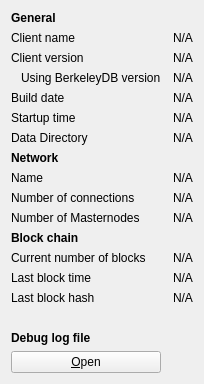
     <widget class="QWidget" name="tab_info">
      <attribute name="title">
       <string>&amp;Information</string>
      </attribute>
      <layout class="QGridLayout" name="gridLayout" columnstretch="0,0">
       <property name="horizontalSpacing">
        <number>12</number>
       </property>
       <item row="0" column="0">
        <widget class="QLabel" name="generalHeader">
         <property name="font">
          <font>
           <weight>75</weight>
           <bold>true</bold>
          </font>
         </property>
         <property name="text">
          <string>General</string>
         </property>
        </widget>
       </item>
       <item row="1" column="0">
        <widget class="QLabel" name="clientNameLabel">
         <property name="text">
          <string>Client name</string>
         </property>
        </widget>
       </item>
       <item row="1" column="1">
        <widget class="QLabel" name="clientName">
         <property name="cursor">
          <cursorShape>IBeamCursor</cursorShape>
         </property>
         <property name="text">
          <string>N/A</string>
         </property>
         <property name="textFormat">
          <enum>Qt::PlainText</enum>
         </property>
         <property name="textInteractionFlags">
          <set>Qt::LinksAccessibleByMouse|Qt::TextSelectableByKeyboard|Qt::TextSelectableByMouse</set>
         </property>
        </widget>
       </item>
       <item row="2" column="0">
        <widget class="QLabel" name="clientVersionLabel">
         <property name="text">
          <string>Client version</string>
         </property>
        </widget>
       </item>
       <item row="2" column="1">
        <widget class="QLabel" name="clientVersion">
         <property name="cursor">
          <cursorShape>IBeamCursor</cursorShape>
         </property>
         <property name="text">
          <string>N/A</string>
         </property>
         <property name="textFormat">
          <enum>Qt::PlainText</enum>
         </property>
         <property name="textInteractionFlags">
          <set>Qt::LinksAccessibleByMouse|Qt::TextSelectableByKeyboard|Qt::TextSelectableByMouse</set>
         </property>
        </widget>
       </item>
       <item row="3" column="0">
        <widget class="QLabel" name="berkeleyDBVersionLabel">
         <property name="text">
          <string>Using BerkeleyDB version</string>
         </property>
         <property name="indent">
          <number>10</number>
         </property>
        </widget>
       </item>
       <item row="3" column="1">
        <widget class="QLabel" name="berkeleyDBVersion">
         <property name="cursor">
          <cursorShape>IBeamCursor</cursorShape>
         </property>
         <property name="text">
          <string>N/A</string>
         </property>
         <property name="textFormat">
          <enum>Qt::PlainText</enum>
         </property>
         <property name="textInteractionFlags">
          <set>Qt::LinksAccessibleByMouse|Qt::TextSelectableByKeyboard|Qt::TextSelectableByMouse</set>
         </property>
        </widget>
       </item>
       <item row="4" column="0">
        <widget class="QLabel" name="buildDateLabel">
         <property name="text">
          <string>Build date</string>
         </property>
        </widget>
       </item>
       <item row="4" column="1">
        <widget class="QLabel" name="buildDate">
         <property name="cursor">
          <cursorShape>IBeamCursor</cursorShape>
         </property>
         <property name="text">
          <string>N/A</string>
         </property>
         <property name="textFormat">
          <enum>Qt::PlainText</enum>
         </property>
         <property name="textInteractionFlags">
          <set>Qt::LinksAccessibleByMouse|Qt::TextSelectableByKeyboard|Qt::TextSelectableByMouse</set>
         </property>
        </widget>
       </item>
       <item row="5" column="0">
        <widget class="QLabel" name="startupTimeLabel">
         <property name="text">
          <string>Startup time</string>
         </property>
        </widget>
       </item>
       <item row="5" column="1">
        <widget class="QLabel" name="startupTime">
         <property name="cursor">
          <cursorShape>IBeamCursor</cursorShape>
         </property>
         <property name="text">
          <string>N/A</string>
         </property>
         <property name="textFormat">
          <enum>Qt::PlainText</enum>
         </property>
         <property name="textInteractionFlags">
          <set>Qt::LinksAccessibleByMouse|Qt::TextSelectableByKeyboard|Qt::TextSelectableByMouse</set>
         </property>
        </widget>
       </item>
       <item row="6" column="0">
        <widget class="QLabel" name="dataDirLabel">
         <property name="text">
          <string>Data Directory</string>
         </property>
        </widget>
       </item>
       <item row="6" column="1">
        <widget class="QLabel" name="dataDir">
         <property name="text">
          <string>N/A</string>
         </property>
        </widget>
       </item>
       <item row="7" column="0">
        <widget class="QLabel" name="networkHeader">
         <property name="font">
          <font>
           <weight>75</weight>
           <bold>true</bold>
          </font>
         </property>
         <property name="text">
          <string>Network</string>
         </property>
        </widget>
       </item>
       <item row="8" column="0">
        <widget class="QLabel" name="networkNameLabel">
         <property name="text">
          <string>Name</string>
         </property>
        </widget>
       </item>
       <item row="8" column="1">
        <widget class="QLabel" name="networkName">
         <property name="cursor">
          <cursorShape>IBeamCursor</cursorShape>
         </property>
         <property name="text">
          <string>N/A</string>
         </property>
         <property name="textFormat">
          <enum>Qt::PlainText</enum>
         </property>
         <property name="textInteractionFlags">
          <set>Qt::LinksAccessibleByMouse|Qt::TextSelectableByKeyboard|Qt::TextSelectableByMouse</set>
         </property>
        </widget>
       </item>
       <item row="9" column="0">
        <widget class="QLabel" name="numberOfConnectionsLabel">
         <property name="text">
          <string>Number of connections</string>
         </property>
        </widget>
       </item>
       <item row="9" column="1">
        <widget class="QLabel" name="numberOfConnections">
         <property name="cursor">
          <cursorShape>IBeamCursor</cursorShape>
         </property>
         <property name="text">
          <string>N/A</string>
         </property>
         <property name="textFormat">
          <enum>Qt::PlainText</enum>
         </property>
         <property name="textInteractionFlags">
          <set>Qt::LinksAccessibleByMouse|Qt::TextSelectableByKeyboard|Qt::TextSelectableByMouse</set>
         </property>
        </widget>
       </item>
       <item row="10" column="0">
        <widget class="QLabel" name="masternodeCountLabel">
         <property name="text">
          <string>Number of Masternodes</string>
         </property>
        </widget>
       </item>
       <item row="10" column="1">
        <widget class="QLabel" name="masternodeCount">
         <property name="cursor">
          <cursorShape>IBeamCursor</cursorShape>
         </property>
         <property name="text">
          <string>N/A</string>
         </property>
         <property name="textFormat">
          <enum>Qt::PlainText</enum>
         </property>
         <property name="textInteractionFlags">
          <set>Qt::LinksAccessibleByMouse|Qt::TextSelectableByKeyboard|Qt::TextSelectableByMouse</set>
         </property>
        </widget>
       </item>
       <item row="11" column="0">
        <widget class="QLabel" name="blockchainHeader">
         <property name="font">
          <font>
           <weight>75</weight>
           <bold>true</bold>
          </font>
         </property>
         <property name="text">
          <string>Block chain</string>
         </property>
        </widget>
       </item>
       <item row="12" column="0">
        <widget class="QLabel" name="numberOfBlocksLabel">
         <property name="text">
          <string>Current number of blocks</string>
         </property>
        </widget>
       </item>
       <item row="12" column="1">
        <widget class="QLabel" name="numberOfBlocks">
         <property name="cursor">
          <cursorShape>IBeamCursor</cursorShape>
         </property>
         <property name="text">
          <string>N/A</string>
         </property>
         <property name="textFormat">
          <enum>Qt::PlainText</enum>
         </property>
         <property name="textInteractionFlags">
          <set>Qt::LinksAccessibleByMouse|Qt::TextSelectableByKeyboard|Qt::TextSelectableByMouse</set>
         </property>
        </widget>
       </item>
       <item row="13" column="0">
        <widget class="QLabel" name="lastBlockTimeLabel">
         <property name="text">
          <string>Last block time</string>
         </property>
        </widget>
       </item>
       <item row="13" column="1">
        <widget class="QLabel" name="lastBlockTime">
         <property name="cursor">
          <cursorShape>IBeamCursor</cursorShape>
         </property>
         <property name="text">
          <string>N/A</string>
         </property>
         <property name="textFormat">
          <enum>Qt::PlainText</enum>
         </property>
         <property name="textInteractionFlags">
          <set>Qt::LinksAccessibleByMouse|Qt::TextSelectableByKeyboard|Qt::TextSelectableByMouse</set>
         </property>
        </widget>
       </item>
       <item row="14" column="0">
        <widget class="QLabel" name="lastBlockHashLabel">
         <property name="text">
          <string>Last block hash</string>
         </property>
        </widget>
       </item>
       <item row="14" column="1">
        <widget class="QLabel" name="lastBlockHash">
         <property name="text">
          <string>N/A</string>
         </property>
        </widget>
       </item>
       <item row="15" column="0">
        <spacer name="verticalSpacer_2">
         <property name="orientation">
          <enum>Qt::Vertical</enum>
         </property>
         <property name="sizeHint" stdset="0">
          <size>
           <width>20</width>
           <height>20</height>
          </size>
         </property>
        </spacer>
       </item>
       <item row="16" column="0">
        <widget class="QLabel" name="debugLogFileHeader">
         <property name="font">
          <font>
           <weight>75</weight>
           <bold>true</bold>
          </font>
         </property>
         <property name="text">
          <string>Debug log file</string>
         </property>
        </widget>
       </item>
       <item row="17" column="0">
        <widget class="QPushButton" name="openDebugLogfileButton">
         <property name="toolTip">
          <string>Open the VOLTNOTE debug log file from the current data directory. This can take a few seconds for large log files.</string>
         </property>
         <property name="text">
          <string>&amp;Open</string>
         </property>
         <property name="autoDefault">
          <bool>false</bool>
         </property>
        </widget>
       </item>
      </layout>
     </widget>
